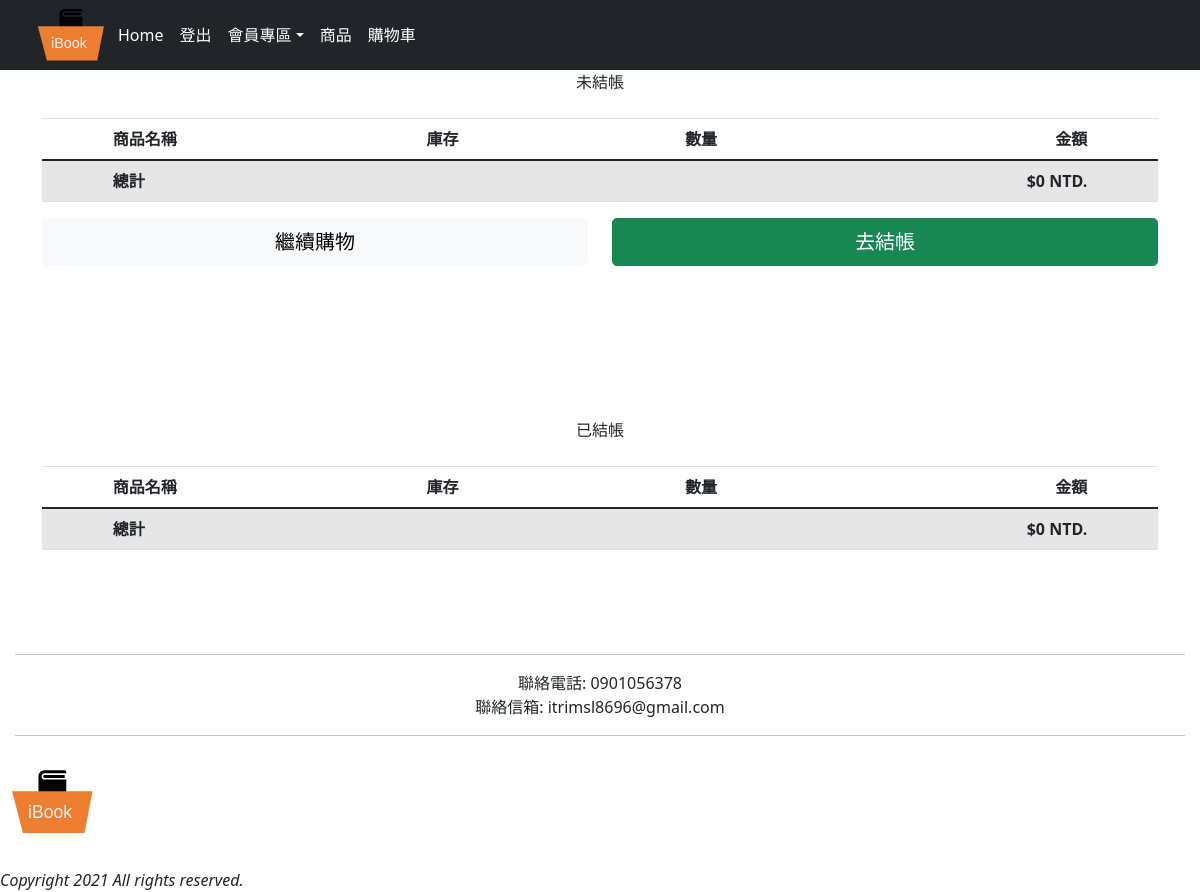
The page /shoppinglist/ (signed in) on the database as committed earlier.
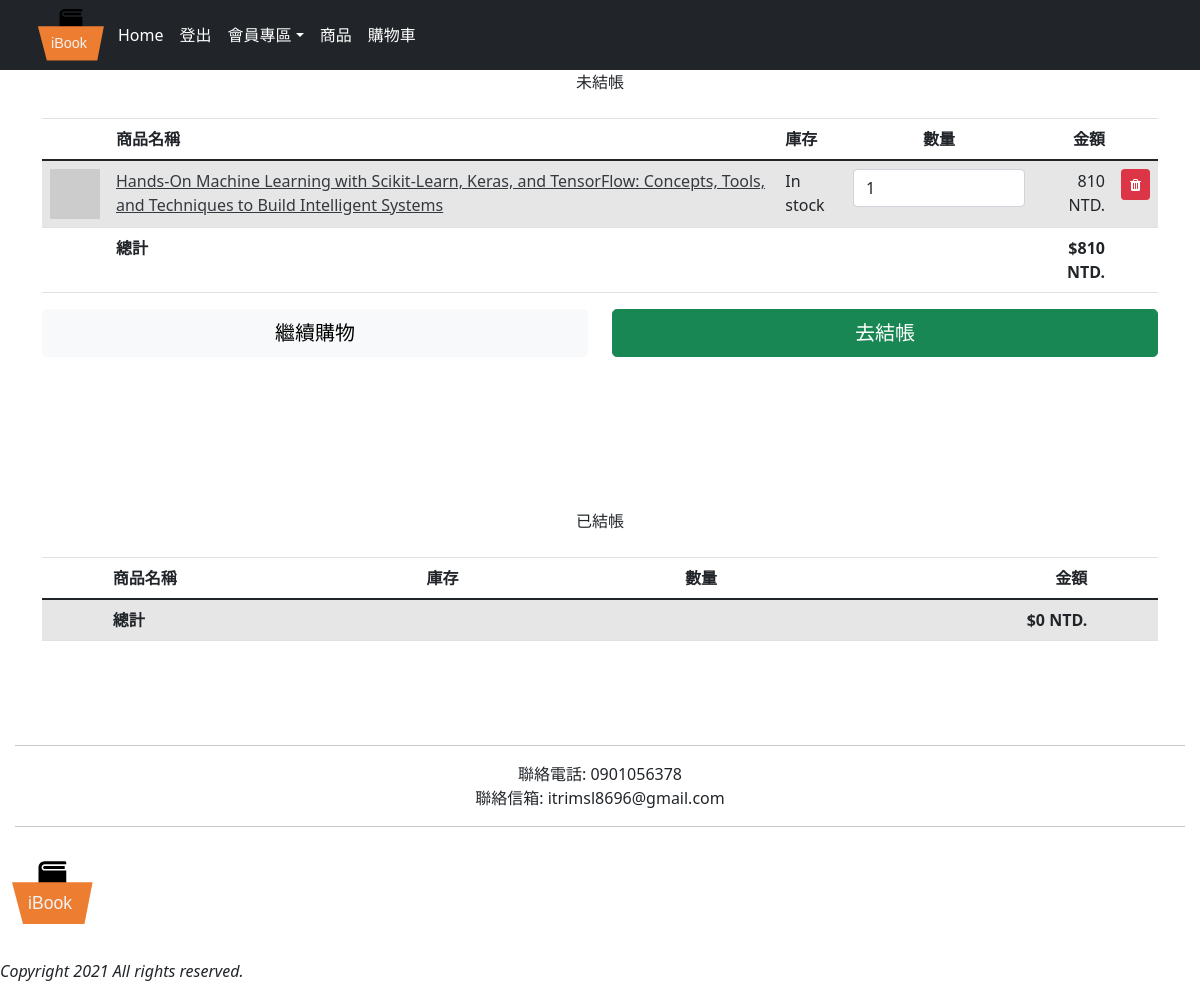
The same page on the database as committed later.
### order/models.py (models this page shows, shortened)
class OrderList(models.Model):
    order_time = models.TextField(default=datetime.now().strftime('%Y-%m-%d %H:%M:%S'))
    user = models.CharField(max_length=150, default='No User')
    product_item = models.TextField(default='No item')
    qty = models.BigIntegerField(default=0)
    price = models.BigIntegerField(default=0)
    paid = models.BooleanField(default=False)
    order_id = models.BigIntegerField(default=0)

### ShoppingList/views.py (the view)
# urls.py: path('shoppinglist/', ShoppingListView.as_view()),
class ShoppingListView(View):
    @method_decorator(login_required)
    def get(self, request, **kwargs):
        current_user, verified = get_member_data(request)
        not_paid_order_list = OrderService.get_user_all_order_list(current_user, False)  # 抓取所有未結帳訂單
        paid_order_list = OrderService.get_user_all_order_list(current_user, True)  # 抓取所有已結帳訂單
        pprint(not_paid_order_list)
        total_price_not_paid = CalculateOrderListTotalPrice.cal(not_paid_order_list)  # 計算未結帳訂單總金額
        total_price_paid = CalculateOrderListTotalPrice.cal(paid_order_list)  # 計算已結帳訂單總金額
        return render(request, 'shopping_list.html', locals())

### cart/views.py (called while the page is built)
def get_member_data(request):
    try:
        current_user = request.user
        verified = EmailAddress.objects.filter(user=current_user).values()[0]
        verified = verified["verified"]
    except Exception:
        verified = False
    return current_user, verified

### order/services.py (called while the page is built)
    @staticmethod
    def get_user_all_order_list(username, paid):
        all_order_list = list(OrderList.objects.filter(user=username, paid=paid).values())
        return all_order_list

### utils/services.py (called while the page is built)
    @staticmethod
    def cal(not_paid_item_list):
        total_price = 0
        for item in not_paid_item_list:
            total_price += item.get('price')
        return total_price

### templates/shopping_list.html (shortened to what this page needs)
{% extends "base.html" %}
{% load static %}
{% block content %}
    <div class="container mb-4">
        <div class="row">
            <div class="col-12">
                <div class="table-responsive">
                    <div class="container mb-4">
                        <div class="row">
                            <div class="col-12" style="text-align:center;">
                                未結帳
                            </div>
                        </div>
                    </div>
                    <table class="table table-striped">
                        <thead>
                        <tr>
                            <th scope="col"></th>
                            <th scope="col">商品名稱</th>
                            <th scope="col">庫存</th>
                            <th scope="col" class="text-center">數量</th>
                            <th scope="col" class="text-right">金額</th>
                            <th></th>
                        </tr>
                        </thead>
                        <tbody>
                        {% for order_list in not_paid_order_list %}
                            <tr>
                                <td><img src="https://dummyimage.com/50x50/55595c/fff"/></td>
                                <td name="itemName"><a href="/productinfo/{{ order_list.product_item }}"
                                                       style="color: #343a40">{{ order_list.product_item }}</a></td>
                                <td>In stock</td>
                                <td><input name="{{ order_list.product_item }}_qty" class="form-control" type="text"
                                           value="{{ order_list.qty }}"/></td>
                                <td class="text-right">{{ order_list.price }} NTD.</td>
                                <td class="text-right">
                                    <a href="/order/delete/{{ order_list.product_item }}/{{ order_list.order_time }}">
                                        <button class="btn btn-sm btn-danger">
                                            <i class="fa fa-trash"></i>
                                        </button>
                                    </a>
                                </td>
                            </tr>
                        {% endfor %}
                        <tr>
                            <td></td>
                            <td><strong>總計</strong></td>
                            <td></td>
                            <td></td>
                            <td class="text-right"><strong>${{ total_price_not_paid }} NTD.</strong></td>
                            <td></td>
                        </tr>
                        </tbody>
                    </table>
                </div>
            </div>
            <div class="col mb-2">
                <div class="row">
                    <div class="col-sm-12  col-md-6">
                        <a href="/listing" class="btn btn-lg btn-block btn-light text-uppercase">繼續購物</a>
                    </div>
                    <div class="col-sm-12 col-md-6 text-right">
                        {% if not_paid_order_list %}
                            <a href="/payment_test" class="btn btn-lg btn-block btn-success text-uppercase">去結帳</a>
                        {% else %}
                            <a href="/shoppinglist" class="btn btn-lg btn-block btn-success text-uppercase">去結帳</a>
                        {% endif %}
                    </div>
                </div>
            </div>
            <div class="col-12">
            </div>
            <div class="col-12">
                <div class="table-responsive">
                    <div class="container mb-4">
                        <div class="row">
                            <div class="col-12" style="text-align:center;">
                                已結帳
                            </div>
                        </div>
                    </div>
                    <table class="table table-striped">
                        <thead>
                        <tr>
                            <th scope="col"></th>
                            <th scope="col">商品名稱</th>
                            <th scope="col">庫存</th>
                            <th scope="col" class="text-center">數量</th>
                            <th scope="col" class="text-right">金額</th>
                            <th></th>
                        </tr>
                        </thead>
                        <tbody>
                        <tr>
                            <td></td>
                            <td><strong>總計</strong></td>
                            <td></td>
                            <td></td>
                            <td class="text-right"><strong>${{ total_price_paid }} NTD.</strong></td>
                            <td></td>
                        </tr>
                        </tbody>
                    </table>
                </div>
            </div>
        </div>
    </div>
{% endblock %}

### templates/base.html (shortened to what this page needs)
<!DOCTYPE html>
<html>
<head>
    <link href="//maxcdn.bootstrapcdn.com/bootstrap/4.0.0/css/bootstrap.min.css" rel="stylesheet" id="bootstrap-css">
    <link href="https://maxcdn.bootstrapcdn.com/font-awesome/4.7.0/css/font-awesome.min.css" rel="stylesheet"
>
    <link rel="stylesheet" href="https://cdn.jsdelivr.net/npm/bootstrap@5.0.0/dist/css/bootstrap.min.css">
</head>
<body>
{% include "header.html" %}
{% block content %}{% endblock %}
{% include "footer.html" %}
</body>
</html>

### templates/header.html (shortened to what this page needs)
{% load static %}
{% load account %}
<nav class="navbar navbar-expand-sm navbar-dark bg-dark sticky-top" aria-label="Third navbar example">
    <div class="container-fluid">
        <img src="{% static "images/logo.svg" %}" style="object-fit:cover;width:82px;height:54px;">
        <div class="collapse navbar-collapse" id="navbarsExample03">
            <ul class="navbar-nav me-auto mb-2 mb-sm-0">
                <li class="nav-item">
                    <a class="nav-link active" aria-current="page" href="/">Home</a>
                </li>
                {% if user.is_authenticated%}
                    <li class="nav-item">
                        <a class="nav-link active" aria-current="page" href="{% url 'account_logout' %}">登出</a>
                    </li>
                    <li class="nav-item dropdown">
                        <a class="nav-link dropdown-toggle" style="color: white" href="#" id="dropdown03"
                           data-bs-toggle="dropdown" aria-expanded="false">會員專區</a>
                    </li>
                {% endif %}
                <li class="nav-item">
                    <a class="nav-link active" aria-current="page" href="/listing">商品</a>
                </li>
                {% if user.is_authenticated and verified %}
                    <li class="nav-item">
                        <a class="nav-link active" aria-current="page" href='/shoppinglist'>購物車</a>
                    </li>
                {% endif %}
            </ul>
        </div>
    </div>
</nav>

### templates/footer.html (shortened to what this page needs)
<br>
<br>
<div class="col col-md-12  text-center">
    <hr>
    聯絡電話: 0901056378<br>
    聯絡信箱: itrimsl8696@gmail.com
    <hr>
</div>
{% load static %}
<img src="{% static "images/logo.svg" %}" width=100>
<em>Copyright 2021 All rights reserved.</em>

Rows that differ between the two databases and show on the page:
added OrderList: product_item "Hands-On Machine Learning with Scikit-Learn, Keras, and TensorFlow: Concepts, Tools, and Techniques to Build Intelligent Systems", qty "1", price "810"
Other text that changed with them:
{{ total_price_not_paid }}: "0" → "810"
